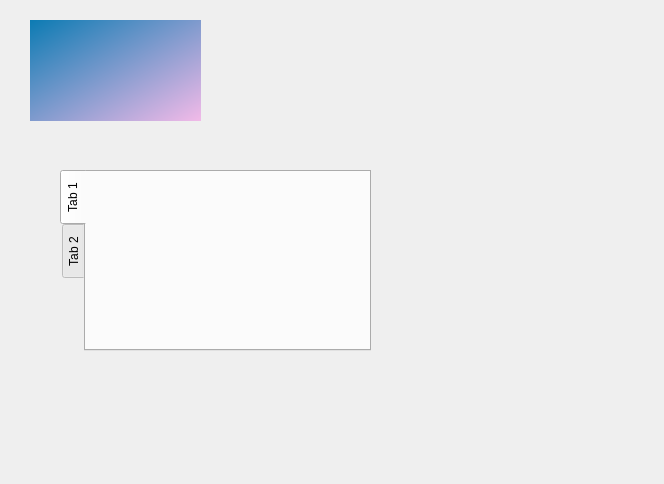
<?xml version="1.0" encoding="UTF-8"?>
<ui version="4.0">
 <class>TestWidget</class>
 <widget class="QWidget" name="TestWidget">
  <property name="geometry">
   <rect>
    <x>0</x>
    <y>0</y>
    <width>664</width>
    <height>484</height>
   </rect>
  </property>
  <property name="windowTitle">
   <string>Form</string>
  </property>
  <widget class="QWidget" name="widget" native="true">
   <property name="geometry">
    <rect>
     <x>30</x>
     <y>20</y>
     <width>171</width>
     <height>101</height>
    </rect>
   </property>
   <property name="styleSheet">
    <string notr="true">background-color: qlineargradient(spread:pad, x1:0, y1:0, x2:1, y2:1, stop:0 rgba(12,123,179, 255), stop:1 rgba(242,186,232, 255));</string>
   </property>
  </widget>
  <widget class="QWidget" name="widget_2" native="true">
   <property name="geometry">
    <rect>
     <x>360</x>
     <y>10</y>
     <width>171</width>
     <height>101</height>
    </rect>
   </property>
   <property name="styleSheet">
    <string notr="true"/>
   </property>
  </widget>
  <widget class="QTabWidget" name="tabWidget">
   <property name="geometry">
    <rect>
     <x>60</x>
     <y>170</y>
     <width>311</width>
     <height>181</height>
    </rect>
   </property>
   <property name="tabPosition">
    <enum>QTabWidget::West</enum>
   </property>
   <widget class="QWidget" name="tab">
    <attribute name="title">
     <string>Tab 1</string>
    </attribute>
   </widget>
   <widget class="QWidget" name="tab_2">
    <attribute name="title">
     <string>Tab 2</string>
    </attribute>
   </widget>
  </widget>
 </widget>
 <resources/>
 <connections/>
</ui>
